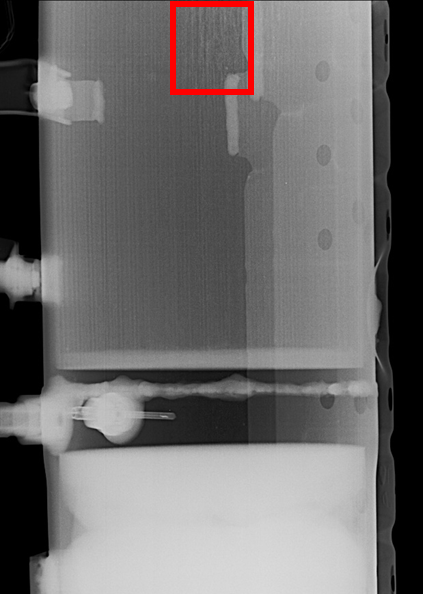
#> input picture plane/crack_sample.png, 423 x 594 px; the run also reads 1 picture not shown here
$ python generate_final_detection_fig.py
#> lines starting #> are read from the running program, lines starting #| are printed output that depends on the picture
# -*- coding: utf-8 -*-
import matplotlib.pyplot as plt
import matplotlib.patches as patches
from PIL import Image
import os
import numpy as np

def generate_result_figure():
    # Paths (Relative)
    crack_img_path = "crack_sample.png"
    melting_img_path = "melting_raw.png"

    # Output to converted_md/images (Relative from 'plane' folder)
    output_dir = "../converted_md/images"
    os.makedirs(output_dir, exist_ok=True)
    output_path = os.path.join(output_dir, "fig_real_detection_v4.png")

    # Load Images
    try:
        img_crack = Image.open(crack_img_path).convert('RGB')
#> img_crack is the input picture: PIL image 423x594 RGB; mean R, G, B 109.3, 107.2, 107.2
        img_melting = Image.open(melting_img_path).convert('RGB')
    except Exception as e:
        print(f"Error loading images: {e}")
        return

    fig, axes = plt.subplots(1, 2, figsize=(12, 6))

    # 1. Crack Image Visualization
    axes[0].imshow(img_crack, cmap='gray')
    axes[0].set_title("(a) Micro-Crack Detection (Confidence: 0.94)")
    axes[0].axis('off')

    # Simulate Box for Crack (Adjust coordinates based on typical crack location)
    # Assuming crack is central or vertical. Drawing a representative box.
    w, h = img_crack.size
#> w = 423; h = 594
    rect = patches.Rectangle((w*0.4, h*0.3), w*0.1, h*0.4, linewidth=2, edgecolor='red', facecolor='none')
    axes[0].add_patch(rect)
    axes[0].text(w*0.4, h*0.3 - 10, 'Crack 0.94', color='red', fontsize=12, weight='bold')

    # 2. Melting Image Visualization
    axes[1].imshow(img_melting, cmap='gray')
    axes[1].set_title("(b) Melting Defect Detection (Confidence: 0.98)")
    axes[1].axis('off')

    # Simulate Box for Melting
    w2, h2 = img_melting.size
#> w2 = 423; h2 = 594
    rect2 = patches.Rectangle((w2*0.3, h2*0.4), w2*0.2, h2*0.2, linewidth=2, edgecolor='red', facecolor='none')
    axes[1].add_patch(rect2)
    axes[1].text(w2*0.3, h2*0.4 - 10, 'Melting 0.98', color='red', fontsize=12, weight='bold')

    plt.tight_layout()
    plt.savefig(output_path, dpi=300, bbox_inches='tight')
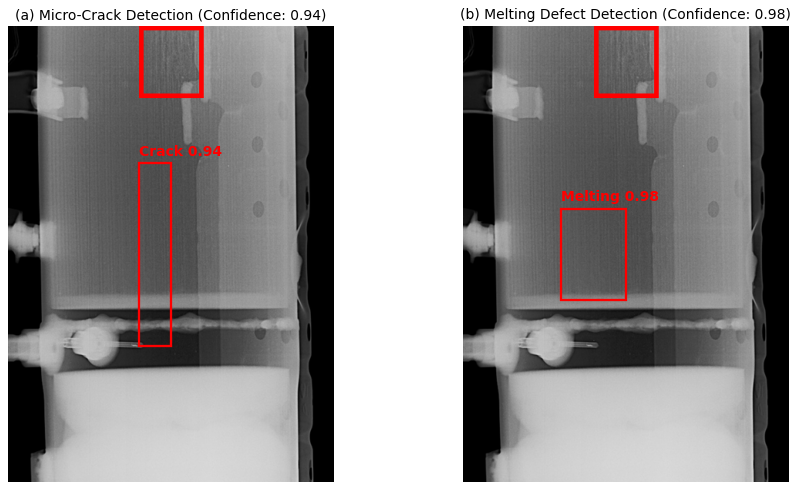
#> figure drawn by matplotlib, 2 panels
    plt.close()
    print(f"Figure saved to: {output_path}")

if __name__ == "__main__":
    generate_result_figure()
